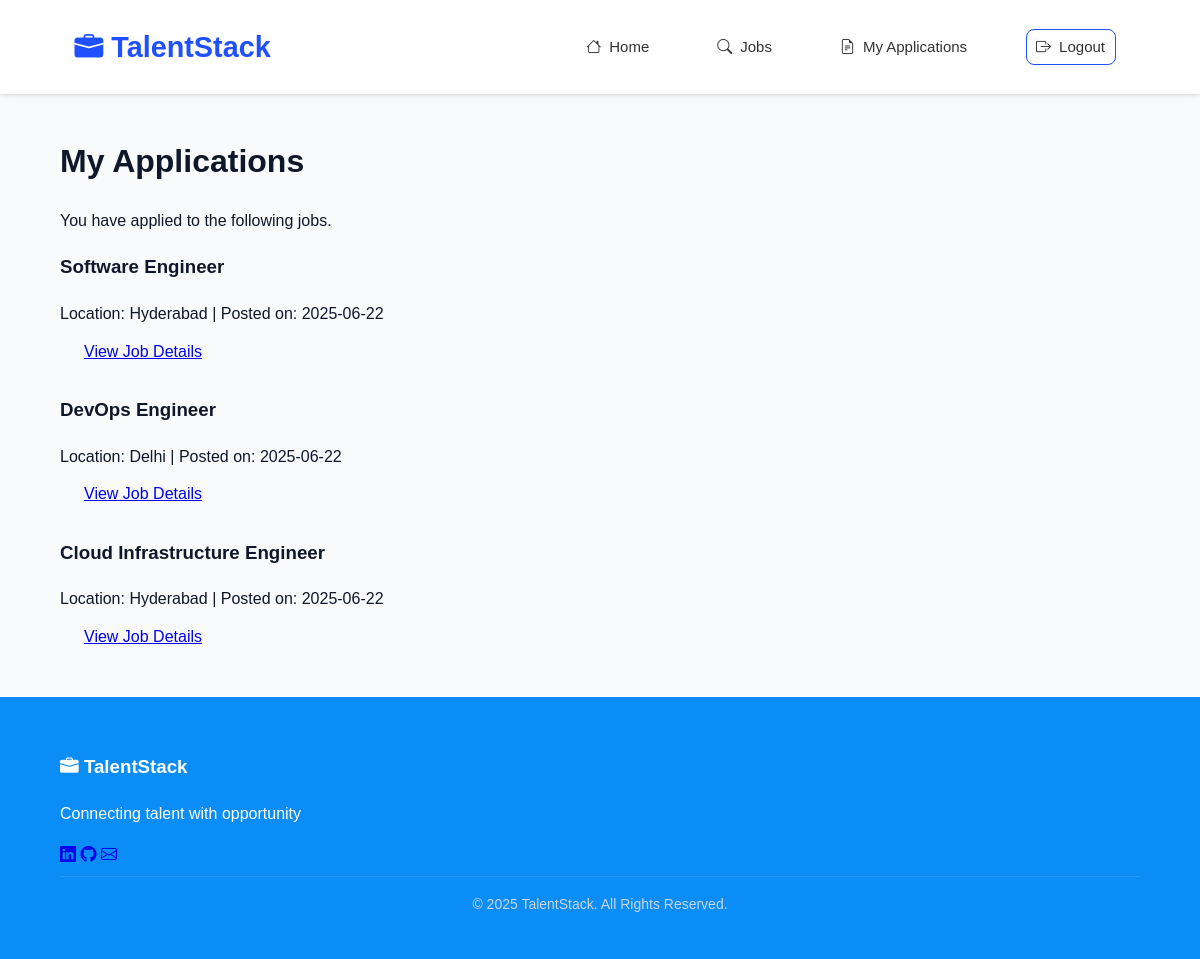
Screenshot of /job_seeker/dashboard (signed in) with the database file from the repository.
### models/job.py (models this page shows, shortened)
class Job(db.Model):
    id = db.Column(db.Integer, primary_key=True)
    title = db.Column(db.String(100), nullable=False)
    description = db.Column(db.Text, nullable=False)
    location = db.Column(db.String(100), nullable=False)
    salary = db.Column(db.String(100), nullable=True)
    job_type = db.Column(db.String(50), nullable=False, default='Full-time')
    date_posted = db.Column(db.DateTime, nullable=False, default=datetime.utcnow)
    employer_id = db.Column(db.Integer, db.ForeignKey('user.id'), nullable=False)
    applications = db.relationship('Application', backref='job', lazy=True, cascade="all, delete-orphan")

### routes/job_seeker.py (the view)
@job_seeker_bp.route('/dashboard')
@login_required
def job_seeker_dashboard():
    if current_user.role != 'job_seeker':
        abort(403)
    applications = Application.query.filter_by(user_id=current_user.id).all()
    job_ids = [app.job_id for app in applications]
    applied_jobs = Job.query.filter(Job.id.in_(job_ids)).all()
    return render_template('job_seeker_dashboard.html', title='My Applications', jobs=applied_jobs)

### templates/job_seeker_dashboard.html
{% extends "layout.html" %}
{% block content %}
    <div class="dashboard-header">
        <h1>My Applications</h1>
        <p>You have applied to the following jobs.</p>
    </div>
    {% if jobs %}
        {% for job in jobs %}
            <div class="job-listing">
                <h3>{{ job.title }}</h3>
                <div class="job-meta">
                    <span>Location: {{ job.location }}</span> |
                    <span>Posted on: {{ job.date_posted.strftime('%Y-%m-%d') }}</span>
                </div>
                <a href="{{ url_for('job_seeker.job_details', job_id=job.id) }}" class="btn">View Job Details</a>
            </div>
        {% endfor %}
    {% else %}
        <p>You have not applied to any jobs yet. <a href="{{ url_for('main.index') }}">Find jobs now!</a></p>
    {% endif %}
{% endblock content %}

### static/css/style.css (style rules this page uses)
:root { --primary: #2563eb; --primary-dark: #1d4ed8; --secondary: #64748b; --success: #22c55e; --danger: #ef4444; --warning: #f59e0b; --dark: #0f172a; --darker: #0b8df7; --light: #f8fafc; --gray: #cbd5e1; --transition: all 0.3s ease; }
body { font-family: 'Poppins', sans-serif; background-color: var(--light); color: var(--dark); line-height: 1.6; margin: 0; overflow-x: hidden; }
.btn { display: inline-flex; align-items: center; gap: 0.5rem; padding: 0.75rem 1.5rem; border-radius: 0.5rem; font-weight: 500; transition: var(--transition); cursor: pointer; }

### rows the page displays
Job: title "Software Engineer", location "Hyderabad", date_posted "2025-06-22"
Job: title "DevOps Engineer", location "Delhi", date_posted "2025-06-22"
Job: title "Cloud Infrastructure Engineer", location "Hyderabad", date_posted "2025-06-22"
